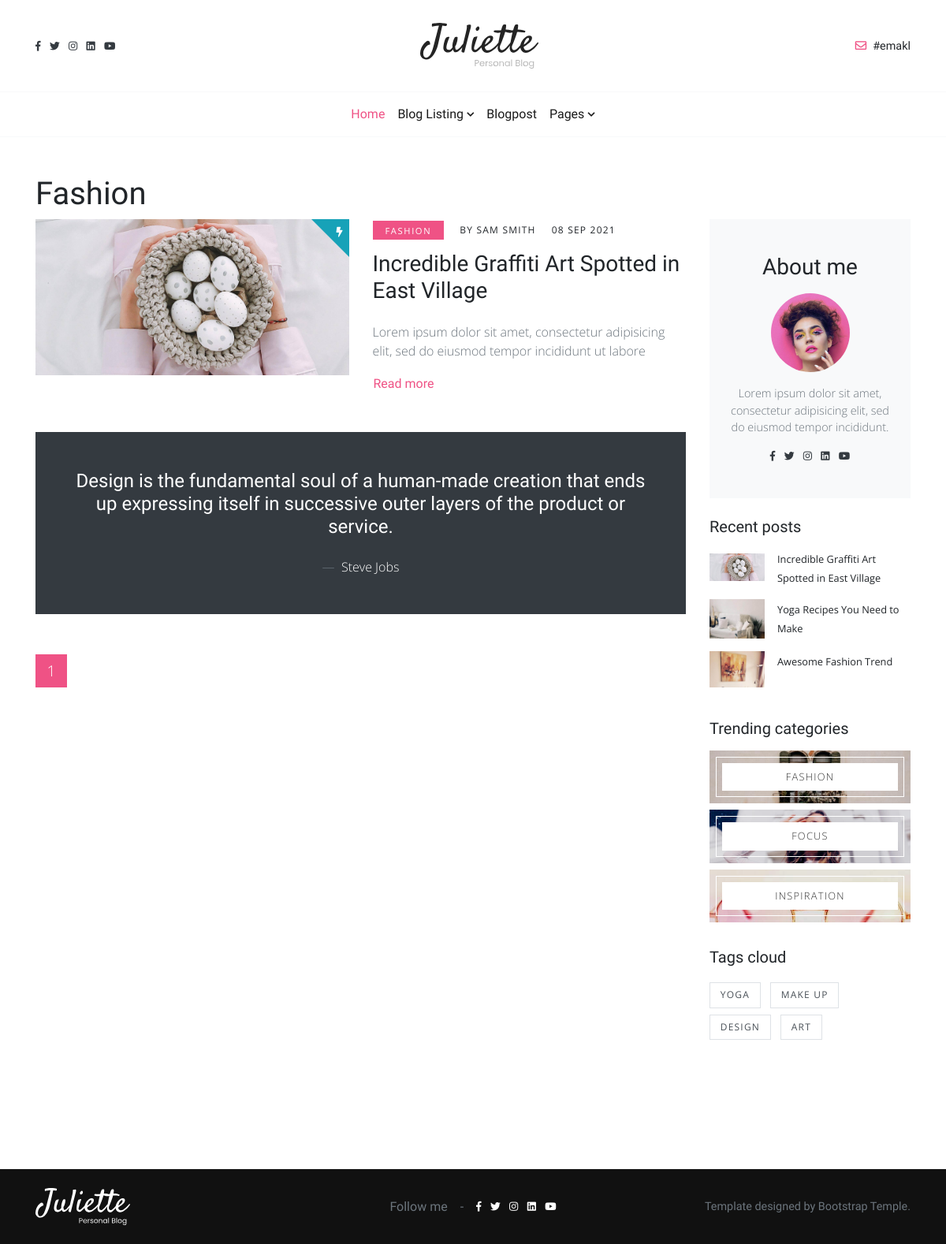
Screenshot of /category/1/fashion/ with the database file from the repository.
### blogs/models.py (models this page shows, shortened)
class About_me(models.Model):
    image = models.ImageField(upload_to="user/")
    detail = models.TextField()
    instagram  = models.CharField(max_length=300)
    twiter  = models.CharField(max_length=300)
    linked_in  = models.CharField(max_length=300)
    youtube  = models.CharField(max_length=300)
    facebook  = models.CharField(max_length=300)
    email  = models.CharField(max_length=300)

class Category(models.Model):
    name  = models.CharField(max_length=100)
    slug = models.SlugField()
    image  = models.ImageField(upload_to="category/",)
    def __str__(self):
        return self.name

class Blog(models.Model):
    id  = models.AutoField(primary_key=True)
    name  = models.CharField(max_length=100)
    tags = TaggableManager()
    category = models.ForeignKey(Category, on_delete=models.CASCADE)
    slug = models.SlugField()
    image  = models.ImageField(upload_to="blogs/",)
    overview  = models.CharField(max_length=100)
    detail = tinymce_models.HTMLField()
    writer = models.CharField(max_length=100)
    created_at = models.DateTimeField(auto_now_add = True)
    updated_at = models.DateTimeField(auto_now = True)
    is_active = models.BooleanField(default=True)
    views   = models.BigIntegerField(default=0)

### core/views.py (the view)
# urls.py: path('category/<int:id>/<str:slug>/', category , name="category"),
def category(request, id , slug):
    category  = get_object_or_404(Category, id=id ,slug=slug)
    blogs=  Blog.objects.filter(category = category).order_by('-created_at')
    context = {
    'blogs':blogs,
    'category':category,
    }
    return render(request,'core/basics/cat_filter.html',context)

### core/templates/core/basics/cat_filter.html (shortened to what this page needs)
{% extends "core/base.html" %}
{% block content %}
<section class="pb-5 mt-5">
  <div class="container pb-4">
    <h1 class="">{{category.name}}</h1>
    <div class="row">
      <div class="col-lg-9 mb-5 mb-lg-0">
        {% for blog in blogs  %}
        <div class="row align-items-center mb-5">
          <div class="col-lg-6"><a class="d-block post-trending mb-4" href="{% url 'blog' blog.id blog.slug %}"><img class="img-fluid w-100" src="{{blog.image.url}}" alt=""/></a>
          </div>
          <div class="col-lg-6">
            <ul class="list-inline">
              <li class="list-inline-item mr-2"><a class="category-link font-weight-normal" href="{% url 'blog' blog.id blog.slug %}">{{blog.category}}</a></li>
              <li class="list-inline-item mx-2"><a class="text-uppercase meta-link font-weight-normal" href="{% url 'blog' blog.id blog.slug %}">{{blog.writer}}</a></li>
              <li class="list-inline-item mx-2"><a class="text-uppercase meta-link font-weight-normal" href="{% url 'blog' blog.id blog.slug %}">{{blog.created_at| date:" d M Y" }}</a></li>
            </ul>
            <h2 class="h3 mb-4"> <a class="d-block reset-anchor" href="{% url 'blog' blog.id blog.slug %}">{{blog.name}}</a></h2>
            <p class="text-muted">{{blog.overview}}</p><a class="btn btn-link p-0 read-more-btn" href="{% url 'blog' blog.id blog.slug %}"><span>Read more</span></a>
          </div>
        </div>
        {% endfor %}
        <blockquote class="blockquote bg-dark text-white p-4 p-lg-5 text-center mb-5">
          <p class="h4 mb-4">Design is the fundamental soul of a human-made creation that ends up expressing itself in successive outer layers of the product or service.</p>
          <footer class="blockquote-footer">
            <cite class="text-white" title="Source Title">Steve Jobs</cite>
          </footer>
        </blockquote>
        <nav aria-label="Page navigation example">
          <ul class="pagination">
            <li class="page-item active"><a class="page-link" href="?page=1">1</a></li>
          </ul>
        </nav>
      </div>
      <div class="col-lg-3">
        {% include "core/components/about.html" %}
        {% include "core/components/recent_post.html" %}
        {% include "core/components/categories.html" %}
        {% include "core/components/tags.html" %}
        <div class="card rounded-0 border-0 mb-4">
          <div class="card-body p-0"><a class="d-block" href="#"><img class="img-fluid" src="" alt=""></a></div>
        </div>
      </div>
    </div>
  </div>
</section>
{% endblock %}

### core/templates/core/components/nav.html (shortened to what this page needs)
{% load static %}
<header class="header">
  <nav class="navbar navbar-expand-lg navbar-light py-4 index-forward bg-white">
    <div class="container d-flex justify-content-center justify-content-lg-between align-items-center">
      <ul class="list-inline small mb-0 text-dark d-none d-lg-block">
        <li class="list-inline-item"><a class="reset-anchor" href="{{about_me.facebook}}"><i class="fab fa-facebook-f"></i></a></li>
        <li class="list-inline-item"><a class="reset-anchor" href="{{about_me.twiter}}"><i class="fab fa-twitter"></i></a></li>
        <li class="list-inline-item"><a class="reset-anchor" href="{{about_me.instagram}}"><i class="fab fa-instagram"></i></a></li>
        <li class="list-inline-item"><a class="reset-anchor" href="{{about_me.linked_in}}"><i class="fab fa-linkedin"></i></a></li>
        <li class="list-inline-item"><a class="reset-anchor" href="{{about_me.youtube}}"><i class="fab fa-youtube"></i></a></li>
      </ul><a class="navbar-brand" href="{% url 'home' %}"><img src="{% static "img/logo.svg"%}" alt="..." width="150"></a><a class="reset-anchor text-small mb-0 h6 d-none d-lg-block" href="mailto:{{about_me.email}}"><i class="far fa-envelope mr-2 text-primary"></i>{{about_me.email}}</a>
    </div>
  </nav>
  <nav class="navbar navbar-expand-lg navbar-light border-top border-bottom border-light">
    <div class="container">
      <div class="collapse navbar-collapse" id="navbarSupportedContent">
        <ul class="navbar-nav mx-auto">
          <li class="nav-item">
            <a class="nav-link active" href="{% url 'home' %}">Home</a>
          </li>
          <li class="nav-item dropdown"><a class="nav-link dropdown-toggle" id="listingVariants" href="#" data-toggle="dropdown" aria-haspopup="true" aria-expanded="false">Blog Listing</a>
          </li>
          <li class="nav-item">
            <a class="nav-link" href="post.html">Blogpost</a>
          </li>
          <li class="nav-item dropdown"><a class="nav-link dropdown-toggle" id="pages" href="#" data-toggle="dropdown" aria-haspopup="true" aria-expanded="false">Pages</a>
          </li>
        </ul>
      </div>
    </div>
  </nav>
</header>

### core/templates/core/components/about.html
{% load static %}
<div class="card rounded-0 border-0 bg-light mb-4 py-lg-4">
  <div class="card-body text-center">
    <h2 class="h3 mb-3">About me</h2><img class="rounded-circle mb-3" src="{{about_me.image.url}}" alt="..." width="100">
    <p class="text-small text-muted">{{about_me.detail}}</p>
    <ul class="list-inline small mb-0 text-dark">
      <li class="list-inline-item"><a class="reset-anchor" href="{{about_me.facebook}}"><i class="fab fa-facebook-f"></i></a></li>
      <li class="list-inline-item"><a class="reset-anchor" href="{{about_me.twiter}}"><i class="fab fa-twitter"></i></a></li>
      <li class="list-inline-item"><a class="reset-anchor" href="{{about_me.instagram}}"><i class="fab fa-instagram"></i></a></li>
      <li class="list-inline-item"><a class="reset-anchor" href="{{about_me.linked_in}}"><i class="fab fa-linkedin"></i></a></li>
      <li class="list-inline-item"><a class="reset-anchor" href="{{about_me.youtube}}"><i class="fab fa-youtube"></i></a></li>
    </ul>
  </div>
</div>

### core/templates/core/components/recent_post.html
{% load static %}
<div class="card rounded-0 border-0 mb-4">
  <div class="card-body p-0">
    <h2 class="h5 mb-3">Recent posts</h2>
    {% for blog in recent_blogs %}
    <div class="media mb-3"><a class="d-block my-auto" href="{% url 'blog' blog.id blog.slug %}"><img class="img-fluid" src="{{blog.image.url}}" alt="" width="70"></a>
      <div class="media-body ml-3">
        <small><a class="reset-anchor" href="{% url 'blog' blog.id blog.slug %}">{{blog.name}}</a></small>
      </div>
    </div>
    {% endfor %}
  </div>
</div>

### core/templates/core/components/categories.html
{% load static %}
<div class="card rounded-0 border-0 mb-4">
  <div class="card-body p-0">
    <h2 class="h5 mb-3">Trending categories</h2>
    {% for category in categories  %}
    <a class="category-block category-block-sm bg-center bg-cover mb-2" style="background: url({{category.image.url}})" href="{% url 'category' category.id category.slug %}"><span class="category-block-title">{{category.name}}</span>
    </a>
    {% endfor %}
  </div>
</div>

### core/templates/core/components/tags.html
{% load static %}
<div class="card rounded-0 border-0 mb-4">
  <div class="card-body p-0">
    <h2 class="h5 mb-3">Tags cloud</h2>
    <ul class="list-inline">
      {% for tag in tags %}
      <li class="list-inline-item my-1 mr-2"><a class="sidebar-tag-link" href="{% url 'tags' tag.slug %}">{{tag}}</a></li>
      {% endfor %}
    </ul>
  </div>
</div>

### rows the page displays
About_me: email "#emakl", image (picture), detail "Lorem ipsum dolor sit amet, consectetur adipisicing elit, sed do eiusmod tempor incididunt."
Category: name "Fashion", image (picture), name "FASHION"
Blog: image (picture), category "FASHION", writer "BY SAM SMITH", created_at "08 SEP 2021", name "Incredible Graffiti Art Spotted in East Village", overview "Lorem ipsum dolor sit amet, consectetur adipisicing elit, sed do eiusmod tempor incididunt ut labore"
Blog: image (picture), name "Yoga Recipes You Need to Make"
Blog: image (picture), name "Awesome Fashion Trend"
Category: image (picture), name "FOCUS"
Category: image (picture), name "INSPIRATION"
Tag: name "YOGA"
Tag: name "MAKE UP"
Tag: name "DESIGN"
Tag: name "ART"
